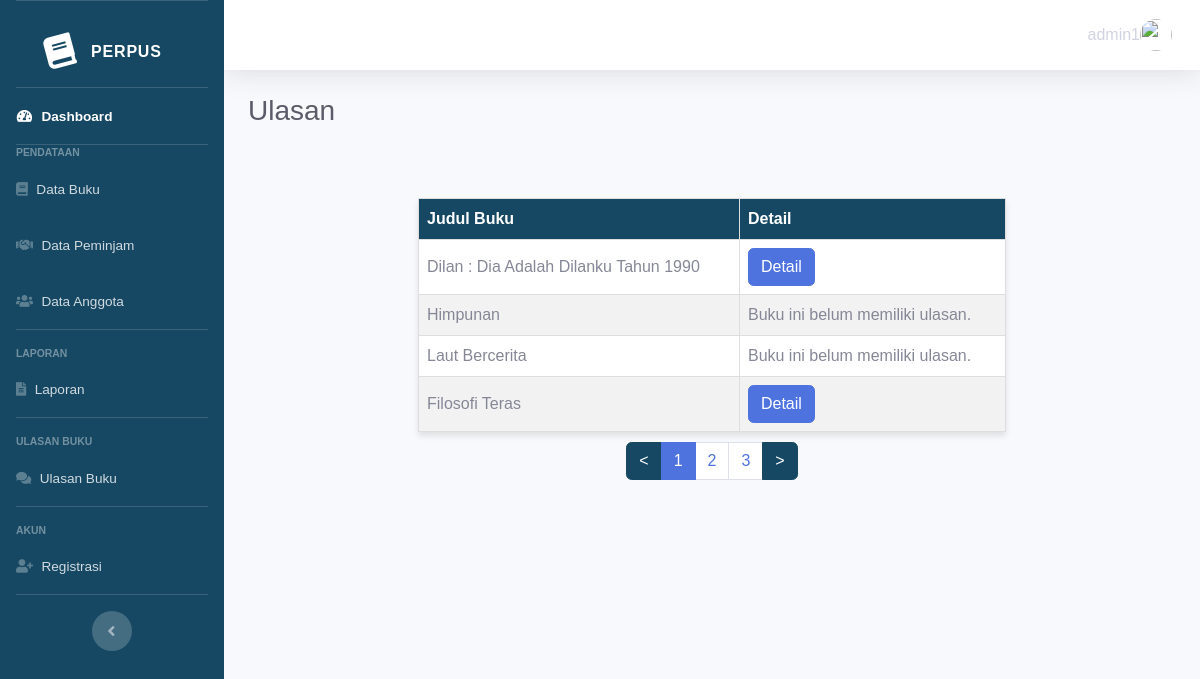
Screenshot of /admin/index_ulasan_buku.php (signed in) with the database file from the repository.
### tables this page shows
CREATE TABLE `buku` (
  `buku_id` int(11) NOT NULL,
  `perpus_id` int(11) NOT NULL,
  `judul` varchar(100) NOT NULL,
  `cover` varchar(255) NOT NULL,
  `penulis` varchar(50) NOT NULL,
  `penerbit` varchar(50) NOT NULL,
  `tahun_terbit` int(11) NOT NULL,
  `deskripsi` varchar(10000) NOT NULL,
  `kategori_id` int(11) NOT NULL,
  `ketersediaan` int(50) NOT NULL,
  `file_pdf` varchar(1000) NOT NULL,
  `created_at` timestamp NOT NULL DEFAULT current_timestamp() ON UPDATE current_timestamp()
);

### admin/index_ulasan_buku.php (the view, shortened to what this page needs)
<?php
$role = $_SESSION["role"];
?>
<!DOCTYPE html>
<html lang="en">
<head>
    <link href="../dashboard/vendor/fontawesome-free/css/all.min.css" rel="stylesheet" type="text/css">
    <link href="../dashboard/css/sb-admin-2.min.css" rel="stylesheet">
</head>
<body id="page-top">
    <div id="wrapper">
        <ul class="navbar-nav bg-gradient-primary sidebar sidebar-dark accordion" id="accordionSidebar">
            <a class="sidebar-brand d-flex align-items-center justify-content-center" href="index.html">
                <div class="sidebar-brand-icon rotate-n-15">
                    <i class="fas fa-book"></i>
                </div>
                <div class="sidebar-brand-text mx-3">Perpus</div>
            </a>
            <hr class="sidebar-divider my-0">
            <li class="nav-item active">
                <a class="nav-link" href="home.php">
                    <i class="fas fa-fw fa-tachometer-alt"></i>
                    <span>Dashboard</span></a>
            </li>
            <?php
            if ($role === "admin") :
            ?>
                <hr class="sidebar-divider my-0">
                <div class="sidebar-heading">
                    Pendataan
                </div>
                <li class="nav-item">
                    <a class="nav-link" href="index_data_buku.php">
                        <i class="fas fa-book"></i>
                        <span>Data Buku</span></a>
                </li>
                <li class="nav-item">
                    <a class="nav-link" href="index_peminjam.php">
                        <i class="fas fa-handshake"></i>
                        <span>Data Peminjam</span></a>
                </li>
                <li class="nav-item">
                    <a class="nav-link" href="index_data_anggota.php">
                        <i class="fas fa-users"></i>
                        <span>Data Anggota</span>
                    </a>
                </li>
                <hr class="sidebar-divider">
                <div class="sidebar-heading">
                    Laporan
                </div>
                <li class="nav-item">
                    <a class="nav-link" href="index_laporan.php">
                        <i class="fas fa-file-alt"></i>
                        <span>Laporan</span></a>
                </li>
                <hr class="sidebar-divider">
                <div class="sidebar-heading">
                    Ulasan Buku
                </div>
                <li class="nav-item">
                    <a class="nav-link" href="index_ulasan_buku.php">
                        <i class="fas fa-comments"></i>
                        <span>Ulasan Buku</span></a>
                </li>
                <hr class="sidebar-divider">
                <div class="sidebar-heading">
                    Akun
                </div>
                <li class="nav-item">
                    <a class="nav-link" href="index_register.php">
                        <i class="fas fa-user-plus"></i>
                        <span>Registrasi</span>
                    </a>
                </li>
                <hr class="sidebar-divider d-none d-md-block">
            <?php endif ?>
            <div class="text-center d-none d-md-inline">
                <button class="rounded-circle border-0" id="sidebarToggle"></button>
            </div>
        </ul>
        <div id="content-wrapper" class="d-flex flex-column">
            <div id="content">
                <nav class="navbar navbar-expand navbar-light bg-white topbar mb-4 static-top shadow">
                    <ul class="navbar-nav ml-auto">
                        <li class="nav-item dropdown no-arrow">
                            <a class="nav-link dropdown-toggle" href="#" id="userDropdown" role="button" data-toggle="dropdown" aria-haspopup="true" aria-expanded="false">
                                <?php
                                if (isset($_SESSION['username'])) {
                                    echo $_SESSION['username'];
                                } else {
                                    echo "Pengguna";
                                }
                                ?> <img class="img-profile rounded-circle" src="https://source.unsplash.com/QAB-WJcbgJk/60x60">
                            </a>
                        </li>
                    </ul>
                </nav>
                <div class="container-fluid">
                    <div class="d-sm-flex align-items-center justify-content-between mb-4">
                        <h2 class="h3 mb-0 text-gray-800">Ulasan</h2>
                    </div>
                    <div class="container">
                        <div class="row">
                            <div class="col-lg-12">
                                <div class="card-body">
                                    <div class="table-responsive">
                                        <table class="table table-bordered" id="dataTable" style="width: 80%;" cellspacing="0">
                                            <tbody>
                                                <?php
                                                $servername = "localhost";
                                                $username = "root";
                                                $password = "";
                                                $dbname = "perpustakaan_digital";
                                                $conn = new mysqli($servername, $username, $password, $dbname);
                                                $query_total_data = "SELECT COUNT(*) as total FROM buku_ulasan";
                                                $result_total_data = $conn->query($query_total_data);
                                                $row_total_data = $result_total_data->fetch_assoc();
                                                $total_data = $row_total_data['total'];
                                                $data_per_halaman = 4;
                                                $total_halaman = ceil($total_data / $data_per_halaman);
                                                if (!isset($_GET['page'])) {
                                                    $page = 1;
                                                } else {
                                                    $page = $_GET['page'];
                                                }
                                                $offset = ($page - 1) * $data_per_halaman;
                                                $sql = "SELECT bu.judul, buku_id
                                FROM buku bu
                                LIMIT $offset, $data_per_halaman";
                                                $result = $conn->query($sql);
                                                if ($result->num_rows > 0) {
                                                    echo "<table>";
                                                    echo "<thead>
                                <tr>
                                    <th>Judul Buku</th>
                                    <th>Detail</th>
                                </tr>
                            </thead>";
                                                    echo "<tbody>";
                                                    while ($row = $result->fetch_assoc()) {
                                                        echo "<tr>";
                                                        echo "<td>" . $row['judul'] . "</td>";
                                                        echo "<td>";
                                                        $buku_id = $row['buku_id'];
                                                        $query_ulasan = "SELECT * FROM buku_ulasan WHERE buku_id = $buku_id";
                                                        $result_ulasan = $conn->query($query_ulasan);
                                                        if ($result_ulasan->num_rows > 0) {
                                                            echo "<a href='detail.php?id=" . $row['buku_id'] . "' class='btn btn-primary'>Detail</a>";
                                                        } else {
                                                            echo "Buku ini belum memiliki ulasan.";
                                                        }
                                                        echo "</td>";
                                                        echo "</tr>";
                                                    }
                                                    echo "</tbody>";
                                                    echo "</table>";
                                                    echo '<ul class="pagination justify-content-center">';
                                                    $previous_page = ($page > 1) ? $page - 1 : 1;
                                                    echo '<li class="page-item"><a class="page-link btn-primary1" href="?page=' . $previous_page . '"><</a></li>';
                                                    for ($i = 1; $i <= $total_halaman; $i++) {
                                                        echo '<li class="page-item ' . (($page == $i) ? "active" : "") . '"><a class="page-link text-primary1" href="?page=' . $i . '">' . $i . '</a></li>';
                                                    }
                                                    $next_page = ($page < $total_halaman) ? $page + 1 : $total_halaman;
                                                    echo '<li class="page-item"><a class="page-link btn-primary1" href="?page=' . $next_page . '">></a></li>';
                                                    echo '</ul>';
                                                } else {
                                                    echo "<p>Tidak ada judul buku yang tersedia.</p>";
                                                }
                                                ?>
                                            </tbody>
                                        </table>
                                    </div>
                                </div>
                            </div>
                        </div>
                    </div>
</body>
</body>
</html>

### admin/index_ulasan_buku.php (style rules this page uses)
.bg-gradient-primary { background-color: #164863; background-image: linear-gradient(180deg, #164863 10%, #164863 100%); background-size: cover; }
.btn-primary1 { background-color: #164863; border-color: #164863; transition: background-color 0.3s ease; color: #ffffff; }
.sidebar { background-color: #164863; }
.nav-link { display: flex; align-items: center; }
.nav-link i { margin-right: 10px; }
body { font-family: Arial, sans-serif; background-color: #f8f9fa; margin: 0; }
h2 { color: #164863; }
table { border-collapse: collapse; margin: 10px auto; width: 70%; background-color: #fff; box-shadow: 0 4px 6px rgba(0, 0, 0, 0.1); }
th, td { border: 1px solid #ddd; padding: 8px; text-align: left; }
thead { height: 50%; }
th { background-color: #164863; color: #fff; }
tr:nth-child(even) { background-color: #f2f2f2; }
a { text-decoration: none; color: inherit; }
.container { text-align: center; }

### rows the page displays
buku: judul "Dilan : Dia Adalah Dilanku Tahun 1990"
buku: judul "Himpunan", shows "Buku ini belum memiliki ulasan."
buku: judul "Laut Bercerita", shows "Buku ini belum memiliki ulasan."
buku: judul "Filosofi Teras"

### other values shown
$_SESSION['username'] "admin1"
